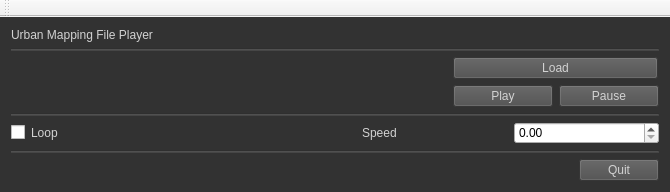
<?xml version="1.0" encoding="UTF-8"?>
<ui version="4.0">
 <class>MainWindow</class>
 <widget class="QMainWindow" name="MainWindow">
  <property name="geometry">
   <rect>
    <x>0</x>
    <y>0</y>
    <width>670</width>
    <height>189</height>
   </rect>
  </property>
  <property name="windowTitle">
   <string>IRAP Viewer</string>
  </property>
  <property name="toolTipDuration">
   <number>2</number>
  </property>
  <property name="layoutDirection">
   <enum>Qt::LeftToRight</enum>
  </property>
  <property name="styleSheet">
   <string notr="true">QMainWindow{
background-color:  rgb(50, 50, 50)
}

QMenuBar{
background-color:   rgb(50, 50, 50)
}

QPushButton:pressed {
    background-color: rgb(90, 90, 90);
	color: rgb(210,210,210);
}
QPushButton {
     background-color: rgb(76, 76, 76);
	 color: rgb(210,210,210);
}

QPushButton:disabled {
    background-color: rgb(76, 76, 76);
	color: rgb(150,150,150);
}

QLabel{
    color: rgb(210,210,210);
}

QComboBox {
	background-color:  rgb(150,150,150)
}

QCheckBox {
   border: none;
   color: rgb(210,210,210);
}

QFrame#line,#line_2,#line_3,#line_4,#line_5,#line_6,#line_7,#line_8,#line_9,#line_10{
    background-color: rgb(70,70,70);
}
</string>
  </property>
  <widget class="QWidget" name="centralWidget">
   <property name="styleSheet">
    <string notr="true"/>
   </property>
   <layout class="QVBoxLayout" name="verticalLayout_4">
    <item>
     <widget class="QLabel" name="label_3">
      <property name="sizePolicy">
       <sizepolicy hsizetype="Fixed" vsizetype="Fixed">
        <horstretch>0</horstretch>
        <verstretch>0</verstretch>
       </sizepolicy>
      </property>
      <property name="maximumSize">
       <size>
        <width>300</width>
        <height>15</height>
       </size>
      </property>
      <property name="text">
       <string>Urban Mapping File Player</string>
      </property>
     </widget>
    </item>
    <item>
     <widget class="Line" name="line_2">
      <property name="orientation">
       <enum>Qt::Horizontal</enum>
      </property>
     </widget>
    </item>
    <item>
     <layout class="QGridLayout" name="gridLayout">
      <item row="0" column="0">
       <widget class="QLabel" name="label">
        <property name="text">
         <string/>
        </property>
       </widget>
      </item>
      <item row="1" column="0">
       <widget class="QLabel" name="label_2">
        <property name="text">
         <string/>
        </property>
        <property name="alignment">
         <set>Qt::AlignLeading|Qt::AlignLeft|Qt::AlignVCenter</set>
        </property>
       </widget>
      </item>
      <item row="1" column="1">
       <widget class="QPushButton" name="pushButton_2">
        <property name="sizePolicy">
         <sizepolicy hsizetype="Fixed" vsizetype="Fixed">
          <horstretch>0</horstretch>
          <verstretch>0</verstretch>
         </sizepolicy>
        </property>
        <property name="maximumSize">
         <size>
          <width>100</width>
          <height>25</height>
         </size>
        </property>
        <property name="text">
         <string>Play</string>
        </property>
       </widget>
      </item>
      <item row="1" column="2">
       <widget class="QPushButton" name="pushButton_3">
        <property name="sizePolicy">
         <sizepolicy hsizetype="Fixed" vsizetype="Fixed">
          <horstretch>0</horstretch>
          <verstretch>0</verstretch>
         </sizepolicy>
        </property>
        <property name="maximumSize">
         <size>
          <width>100</width>
          <height>16777215</height>
         </size>
        </property>
        <property name="text">
         <string>Pause</string>
        </property>
       </widget>
      </item>
      <item row="0" column="1" colspan="2">
       <widget class="QPushButton" name="pushButton">
        <property name="sizePolicy">
         <sizepolicy hsizetype="Fixed" vsizetype="Fixed">
          <horstretch>0</horstretch>
          <verstretch>0</verstretch>
         </sizepolicy>
        </property>
        <property name="maximumSize">
         <size>
          <width>205</width>
          <height>25</height>
         </size>
        </property>
        <property name="text">
         <string>Load</string>
        </property>
       </widget>
      </item>
     </layout>
    </item>
    <item>
     <widget class="Line" name="line_3">
      <property name="orientation">
       <enum>Qt::Horizontal</enum>
      </property>
     </widget>
    </item>
    <item>
     <layout class="QHBoxLayout" name="horizontalLayout">
      <item>
       <widget class="QCheckBox" name="checkBox">
        <property name="text">
         <string>Loop</string>
        </property>
       </widget>
      </item>
      <item>
       <spacer name="horizontalSpacer">
        <property name="orientation">
         <enum>Qt::Horizontal</enum>
        </property>
        <property name="sizeType">
         <enum>QSizePolicy::Fixed</enum>
        </property>
        <property name="sizeHint" stdset="0">
         <size>
          <width>200</width>
          <height>20</height>
         </size>
        </property>
       </spacer>
      </item>
      <item>
       <widget class="QLabel" name="label_4">
        <property name="text">
         <string>Speed</string>
        </property>
       </widget>
      </item>
      <item>
       <widget class="QDoubleSpinBox" name="doubleSpinBox"/>
      </item>
     </layout>
    </item>
    <item>
     <widget class="Line" name="line">
      <property name="orientation">
       <enum>Qt::Horizontal</enum>
      </property>
     </widget>
    </item>
    <item>
     <layout class="QHBoxLayout" name="horizontalLayout_2">
      <item>
       <spacer name="horizontalSpacer_2">
        <property name="orientation">
         <enum>Qt::Horizontal</enum>
        </property>
        <property name="sizeType">
         <enum>QSizePolicy::Preferred</enum>
        </property>
        <property name="sizeHint" stdset="0">
         <size>
          <width>3738</width>
          <height>20</height>
         </size>
        </property>
       </spacer>
      </item>
      <item>
       <widget class="QPushButton" name="quitButton">
        <property name="sizePolicy">
         <sizepolicy hsizetype="Fixed" vsizetype="Fixed">
          <horstretch>0</horstretch>
          <verstretch>0</verstretch>
         </sizepolicy>
        </property>
        <property name="maximumSize">
         <size>
          <width>100</width>
          <height>16777215</height>
         </size>
        </property>
        <property name="text">
         <string>Quit</string>
        </property>
       </widget>
      </item>
     </layout>
    </item>
   </layout>
  </widget>
  <widget class="QToolBar" name="mainToolBar">
   <attribute name="toolBarArea">
    <enum>TopToolBarArea</enum>
   </attribute>
   <attribute name="toolBarBreak">
    <bool>false</bool>
   </attribute>
  </widget>
 </widget>
 <layoutdefault spacing="6" margin="11"/>
 <resources/>
 <connections/>
</ui>
